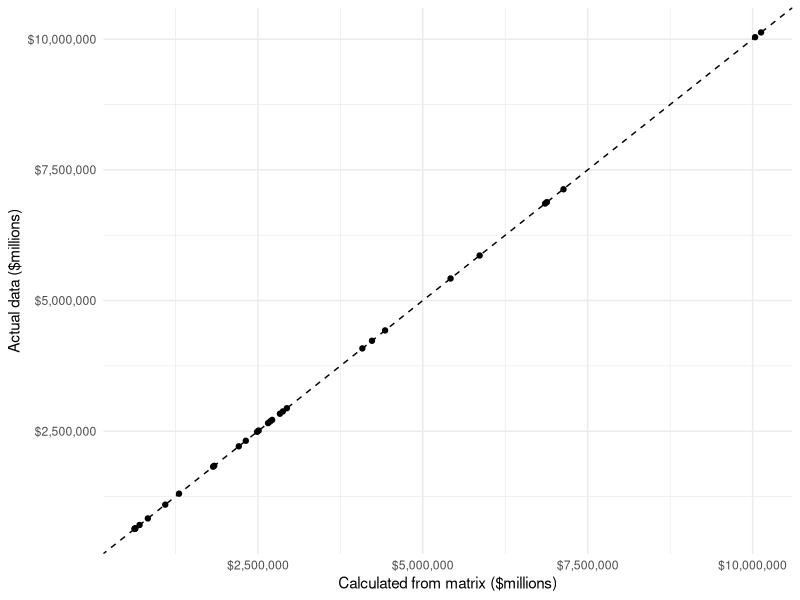
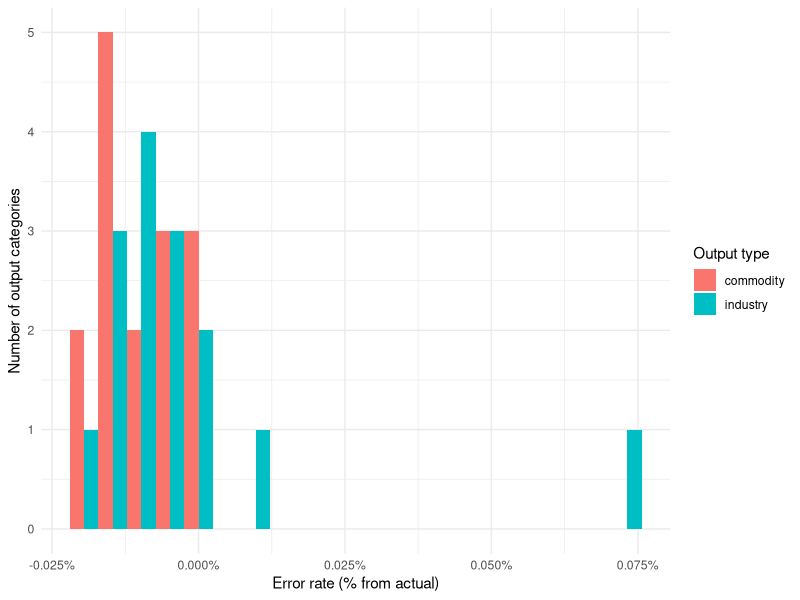

The R source for these figures, in order:
library(tidyverse)
# CAUTIONARY NOTE: this 'sector-level' I-O is amazing to practice with, but for many
#                  reasons is BAD to actually use! see reference texts.

# these will help a LOT. all available as of Nov 2025.
# reference text 1: data/raw/input-output-tables/reference_text_1.pdf
# reference text 2: data/raw/input-output-tables/reference_text_2.pdf
# reference text 3: data/raw/input-output-tables/reference_text_3.pdf

# uses IO data from BEA for 2017, see: https://www.bea.gov/itable/input-output

ordinary_commodities = 
  c( "11","21","22","23","31G","42","44RT","48TW","51","FIRE","PROF","6","7","81","G" )

scale_fct = 1e6 # all units in table are millions of USD

use_df = 
  readxl::read_excel(
    "data/raw/input-output-tables/sector-level/use_before_redef_prod_price.xlsx",
    skip = 8
  ) |> 
  mutate( across(`Agriculture, forestry, fishing, and hunting`:`Total Commodity Output`, ~replace_na(.,0))) 

use_matrix_total = 
  use_df |> 
  filter( Code %in% c(ordinary_commodities,"Other","Used") ) |> 
  select(`Agriculture, forestry, fishing, and hunting`:`Government`) |> 
  as.matrix()

use_matrix = 
  use_df |> 
  filter( Code %in% ordinary_commodities ) |> 
  select(`Agriculture, forestry, fishing, and hunting`:`Government`) |> 
  as.matrix()

make_df = 
  readxl::read_excel(
    "data/raw/input-output-tables/sector-level/make.xlsx",
    skip = 9
  ) |> 
  mutate( across(`Agriculture, forestry, fishing, and hunting`:`Total Industry Output`, ~replace_na(.,0))) 

make_matrix_total = 
  make_df |> 
  filter( !is.na(Code) ) |> 
  select(`Agriculture, forestry, fishing, and hunting`:`Noncomparable imports and rest-of-the-world adjustment /2/`) |> 
  as.matrix()

make_matrix = 
  make_matrix_total[,!grepl("/",colnames(make_matrix_total)) ]

commodity_output_col = 
  make_df |> 
  filter( Name == "Total Commodity Output") |> 
  select(`Agriculture, forestry, fishing, and hunting`:`Government`) |> 
  unlist()

q_hat = 
  diag(commodity_output_col)
q_hat.inv =
  solve(q_hat)

industry_total_output_col = 
  make_df$`Total Industry Output`[!is.na(make_df$Code)]

scrap_col = 
  make_df$`Scrap, used and secondhand goods /1/`[!is.na(make_df$Code)]

industry_output_col = 
  industry_total_output_col - scrap_col

nonscrap_ratio =
  industry_output_col/industry_total_output_col

nonscrap_ratio_hat = diag(nonscrap_ratio)
nonscrap_ratio_hat.inv = solve(nonscrap_ratio_hat)

g_hat = diag(industry_total_output_col)
g_hat.inv = solve(g_hat)

direct_input_coef_matrix = 
  use_matrix%*%g_hat.inv

# industry technology assumption

mkt_share_matrix = 
  make_matrix%*%q_hat.inv

transformation_matrix = 
  nonscrap_ratio_hat.inv%*%mkt_share_matrix

direct_coef_matrix = 
  direct_input_coef_matrix%*%transformation_matrix

com_total_req_matrix_uninv = 
  diag(nrow(direct_coef_matrix)) - direct_coef_matrix
com_total_req_matrix = 
  solve(com_total_req_matrix_uninv) # this seems to work!

ind_com_total_req_matrix = # industry x commodity
  transformation_matrix%*%com_total_req_matrix

wb_matrix = 
  transformation_matrix%*%direct_input_coef_matrix

reverse_direct_coefs.uninv = # industry x industry
 diag(nrow(wb_matrix)) - wb_matrix

ind_total_req_matrix = # industry x industry
  solve(reverse_direct_coefs.uninv)

# validating the total requirements tables
# see last paragraph on p.'12-14' of reference text 1

total_final_uses = 
  use_df$`Total Final Uses (GDP)`[use_df$Code %in% ordinary_commodities]

tot_req_validate_df = 
  tibble(
    check_column = 
      c(
      as.numeric(com_total_req_matrix%*%total_final_uses), 
      as.numeric(ind_com_total_req_matrix%*%total_final_uses)
    ),
    actual_column = c(commodity_output_col, industry_output_col),
    error_rate_vs_actual = (check_column/actual_column) - 1,
    output_type = 
      c(
      rep("commodity", length(commodity_output_col)), 
      rep("industry", length(industry_output_col))
     )
  )

ggplot( tot_req_validate_df, aes( x = check_column, y = actual_column) ) + 
  geom_point() + 
  geom_abline(slope = 1, intercept = 0, linetype = 2) +
  labs( x = "Calculated from matrix ($millions)", y = "Actual data ($millions)") +
  scale_x_continuous(labels = scales::dollar_format()) +
  scale_y_continuous(labels = scales::dollar_format()) +
  theme_minimal()

ggplot( tot_req_validate_df, aes( x = error_rate_vs_actual, fill = output_type) ) + 
  geom_histogram( bins = 20, color = NA, position = 'dodge') + 
  labs( x = "Error rate (% from actual)", y = "Number of output categories", fill = "Output type") +
  scale_x_continuous(labels = scales::percent_format()) +
  theme_minimal()

lm( actual_column ~ check_column, tot_req_validate_df ) |> summary()

# plots of errors compared to official BEA total requirements matrix
# feel free to comment these out if not needed

#com_comp_total_req_matrix = 
#  readxl::read_excel(
#    "data/raw/input-output-tables/sector-level/com-com_total_requirement.xlsx",
#    skip = 6
#  ) |> 
#  filter( Code %in% ordinary_commodities ) |> 
#  select(`Agriculture, forestry, fishing, and hunting`:`Government`) |> 
#  as.matrix()
#
#com_error_matrix =  # commodity x commodity
#  com_comp_total_req_matrix - com_total_req_matrix
#
#ind_com_comp_total_req_matrix = 
#  readxl::read_excel(
#    "data/raw/input-output-tables/sector-level/ind-com_total_requirement.xlsx",
#    skip = 6
#  ) |> 
#  filter( !is.na(Code) ) |> 
#  select(`Agriculture, forestry, fishing, and hunting`:`Government`) |> 
#  as.matrix()
#
#ind_com_error_matrix = 
#  ind_com_comp_total_req_matrix - ind_com_total_req_matrix
#
#ind_comp_total_req_matrix = 
#    readxl::read_excel(
#    "data/raw/input-output-tables/sector-level/ind-ind_total_requirement.xlsx",
#    skip = 6
#  ) |> 
#  filter( !is.na(Code) ) |> 
#  select(`Agriculture, forestry, fishing, and hunting`:`Government`) |> 
#  as.matrix()
#
#ind_error_matrix = 
#  ind_comp_total_req_matrix - ind_total_req_matrix
#
#hist(
#  com_error_matrix,
#  breaks = 30,
#  xlab = "Deviation from BEA",
#  ylab = "Number of matrix entries",
#  main = "Commodity-by-commodity requirement table error"
#)
#text(0.02, 80, bquote(sigma == .(round(sd(as.vector(com_error_matrix)), 5 ))))
#
#hist(
#  ind_com_error_matrix,
#  breaks = 30,
#  xlab = "Deviation from BEA",
#  ylab = "Number of matrix entries",
#  main = "Industry-by-commodity requirement table error"
#)
#text(0.12, 70, bquote(sigma == .(round(sd(as.vector(ind_com_error_matrix)), 5 ))))
#
#hist(
#  ind_error_matrix,
#  breaks = 30,
#  xlab = "Deviation from BEA",
#  ylab = "Number of matrix entries",
#  main = "Industry-by-industry requirement table error"
#)
#text(0.0175, 42, bquote(sigma == .(round(sd(as.vector(ind_error_matrix)), 5 ))))
#
#tibble(
#  computed = as.vector(ind_com_total_req_matrix),
#  bea = as.vector(ind_com_comp_total_req_matrix)
#) |> 
#  ggplot( aes( x = computed, y = bea)) + 
#  geom_point() + 
#  geom_abline(slope = 1, intercept = , linetype = 2) + 
#  theme_minimal()
#